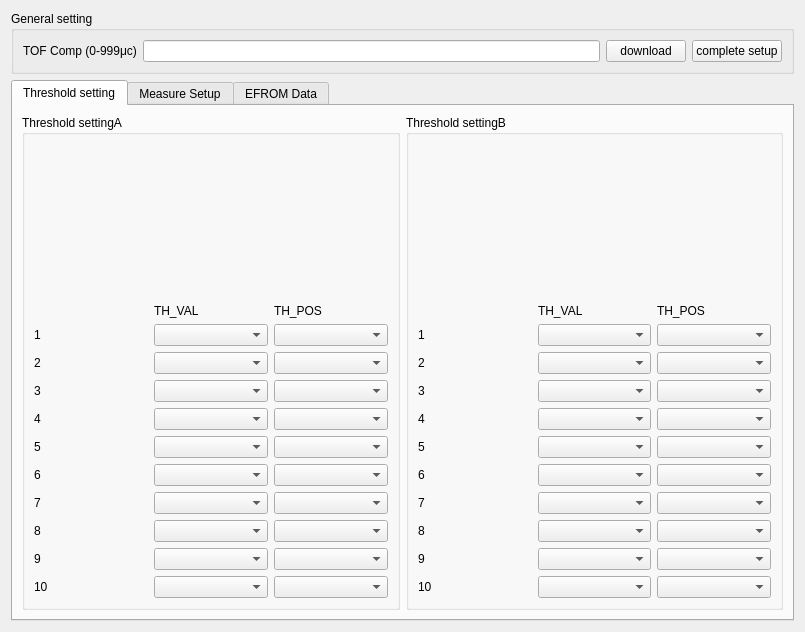
<?xml version="1.0" encoding="UTF-8"?>
<ui version="4.0">
 <class>elmos</class>
 <widget class="QWidget" name="elmos">
  <property name="windowModality">
   <enum>Qt::ApplicationModal</enum>
  </property>
  <property name="geometry">
   <rect>
    <x>0</x>
    <y>0</y>
    <width>805</width>
    <height>632</height>
   </rect>
  </property>
  <property name="windowTitle">
   <string>ELMOS E524:33</string>
  </property>
  <property name="windowIcon">
   <iconset resource="res.qrc">
    <normaloff>:/logo/res/logo.png</normaloff>:/logo/res/logo.png</iconset>
  </property>
  <layout class="QFormLayout" name="formLayout">
   <item row="1" column="0" colspan="2">
    <widget class="QTabWidget" name="tabWidget_2">
     <property name="currentIndex">
      <number>0</number>
     </property>
     <widget class="QWidget" name="tab1_2_1">
      <attribute name="title">
       <string>Threshold setting</string>
      </attribute>
      <layout class="QHBoxLayout" name="horizontalLayout">
       <item>
        <widget class="QGroupBox" name="groupBox_2">
         <property name="title">
          <string>Threshold settingA</string>
         </property>
         <layout class="QGridLayout" name="gridLayout">
          <item row="7" column="2">
           <widget class="QComboBox" name="el_Athpos6"/>
          </item>
          <item row="4" column="0">
           <widget class="QLabel" name="label_32">
            <property name="text">
             <string>3</string>
            </property>
           </widget>
          </item>
          <item row="6" column="2">
           <widget class="QComboBox" name="el_Athpos5"/>
          </item>
          <item row="1" column="1">
           <widget class="QLabel" name="label">
            <property name="maximumSize">
             <size>
              <width>16777215</width>
              <height>50</height>
             </size>
            </property>
            <property name="text">
             <string>TH_VAL</string>
            </property>
           </widget>
          </item>
          <item row="10" column="2">
           <widget class="QComboBox" name="el_Athpos9"/>
          </item>
          <item row="2" column="0">
           <widget class="QLabel" name="label_29">
            <property name="text">
             <string>1</string>
            </property>
           </widget>
          </item>
          <item row="10" column="1">
           <widget class="QComboBox" name="el_Athval9"/>
          </item>
          <item row="9" column="1">
           <widget class="QComboBox" name="el_Athval8"/>
          </item>
          <item row="4" column="1">
           <widget class="QComboBox" name="el_Athval3"/>
          </item>
          <item row="7" column="0">
           <widget class="QLabel" name="label_33">
            <property name="text">
             <string>6</string>
            </property>
           </widget>
          </item>
          <item row="5" column="1">
           <widget class="QComboBox" name="el_Athval4"/>
          </item>
          <item row="3" column="1">
           <widget class="QComboBox" name="el_Athval2"/>
          </item>
          <item row="6" column="0">
           <widget class="QLabel" name="label_28">
            <property name="text">
             <string>5</string>
            </property>
           </widget>
          </item>
          <item row="3" column="2">
           <widget class="QComboBox" name="el_Athpos2"/>
          </item>
          <item row="10" column="0">
           <widget class="QLabel" name="label_36">
            <property name="text">
             <string>9</string>
            </property>
           </widget>
          </item>
          <item row="9" column="0">
           <widget class="QLabel" name="label_35">
            <property name="text">
             <string>8</string>
            </property>
           </widget>
          </item>
          <item row="3" column="0">
           <widget class="QLabel" name="label_30">
            <property name="text">
             <string>2</string>
            </property>
           </widget>
          </item>
          <item row="5" column="2">
           <widget class="QComboBox" name="el_Athpos4"/>
          </item>
          <item row="8" column="1">
           <widget class="QComboBox" name="el_Athval7"/>
          </item>
          <item row="4" column="2">
           <widget class="QComboBox" name="el_Athpos3"/>
          </item>
          <item row="11" column="1">
           <widget class="QComboBox" name="el_Athval10"/>
          </item>
          <item row="9" column="2">
           <widget class="QComboBox" name="el_Athpos8"/>
          </item>
          <item row="7" column="1">
           <widget class="QComboBox" name="el_Athval6"/>
          </item>
          <item row="11" column="0">
           <widget class="QLabel" name="label_37">
            <property name="text">
             <string>10</string>
            </property>
           </widget>
          </item>
          <item row="2" column="2">
           <widget class="QComboBox" name="el_Athpos1"/>
          </item>
          <item row="11" column="2">
           <widget class="QComboBox" name="el_Athpos10"/>
          </item>
          <item row="5" column="0">
           <widget class="QLabel" name="label_31">
            <property name="text">
             <string>4</string>
            </property>
           </widget>
          </item>
          <item row="8" column="0">
           <widget class="QLabel" name="label_34">
            <property name="text">
             <string>7</string>
            </property>
           </widget>
          </item>
          <item row="2" column="1">
           <widget class="QComboBox" name="el_Athval1"/>
          </item>
          <item row="8" column="2">
           <widget class="QComboBox" name="el_Athpos7"/>
          </item>
          <item row="6" column="1">
           <widget class="QComboBox" name="el_Athval5"/>
          </item>
          <item row="1" column="2">
           <widget class="QLabel" name="label_2">
            <property name="text">
             <string>TH_POS</string>
            </property>
           </widget>
          </item>
          <item row="0" column="1">
           <spacer name="verticalSpacer_2">
            <property name="orientation">
             <enum>Qt::Vertical</enum>
            </property>
            <property name="sizeHint" stdset="0">
             <size>
              <width>20</width>
              <height>40</height>
             </size>
            </property>
           </spacer>
          </item>
          <item row="0" column="2">
           <spacer name="verticalSpacer_3">
            <property name="orientation">
             <enum>Qt::Vertical</enum>
            </property>
            <property name="sizeHint" stdset="0">
             <size>
              <width>20</width>
              <height>40</height>
             </size>
            </property>
           </spacer>
          </item>
         </layout>
        </widget>
       </item>
       <item>
        <widget class="QGroupBox" name="gridlayout">
         <property name="title">
          <string>Threshold settingB</string>
         </property>
         <layout class="QGridLayout" name="gridLayout_4">
          <item row="9" column="0">
           <widget class="QLabel" name="label_55">
            <property name="text">
             <string>8</string>
            </property>
           </widget>
          </item>
          <item row="9" column="1">
           <widget class="QComboBox" name="el_Bthval8"/>
          </item>
          <item row="2" column="1">
           <widget class="QComboBox" name="el_Bthval1"/>
          </item>
          <item row="9" column="2">
           <widget class="QComboBox" name="el_Bthpos8"/>
          </item>
          <item row="10" column="0">
           <widget class="QLabel" name="label_56">
            <property name="text">
             <string>9</string>
            </property>
           </widget>
          </item>
          <item row="8" column="2">
           <widget class="QComboBox" name="el_Bthpos7"/>
          </item>
          <item row="3" column="2">
           <widget class="QComboBox" name="el_Bthpos2"/>
          </item>
          <item row="5" column="1">
           <widget class="QComboBox" name="el_Bthval4"/>
          </item>
          <item row="8" column="1">
           <widget class="QComboBox" name="el_Bthval7"/>
          </item>
          <item row="4" column="1">
           <widget class="QComboBox" name="el_Bthval3"/>
          </item>
          <item row="7" column="1">
           <widget class="QComboBox" name="el_Bthval6"/>
          </item>
          <item row="6" column="1">
           <widget class="QComboBox" name="el_Bthval5"/>
          </item>
          <item row="2" column="0">
           <widget class="QLabel" name="label_49">
            <property name="text">
             <string>1</string>
            </property>
           </widget>
          </item>
          <item row="3" column="1">
           <widget class="QComboBox" name="el_Bthval2"/>
          </item>
          <item row="4" column="0">
           <widget class="QLabel" name="label_52">
            <property name="text">
             <string>3</string>
            </property>
           </widget>
          </item>
          <item row="11" column="1">
           <widget class="QComboBox" name="el_Bthval10"/>
          </item>
          <item row="11" column="2">
           <widget class="QComboBox" name="el_Bthpos10"/>
          </item>
          <item row="5" column="2">
           <widget class="QComboBox" name="el_Bthpos4"/>
          </item>
          <item row="1" column="2">
           <widget class="QLabel" name="label_7">
            <property name="text">
             <string>TH_POS</string>
            </property>
           </widget>
          </item>
          <item row="6" column="2">
           <widget class="QComboBox" name="el_Bthpos5"/>
          </item>
          <item row="1" column="1">
           <widget class="QLabel" name="label_5">
            <property name="text">
             <string>TH_VAL</string>
            </property>
           </widget>
          </item>
          <item row="2" column="2">
           <widget class="QComboBox" name="el_Bthpos1"/>
          </item>
          <item row="10" column="2">
           <widget class="QComboBox" name="el_Bthpos9"/>
          </item>
          <item row="6" column="0">
           <widget class="QLabel" name="label_48">
            <property name="text">
             <string>5</string>
            </property>
           </widget>
          </item>
          <item row="5" column="0">
           <widget class="QLabel" name="label_51">
            <property name="text">
             <string>4</string>
            </property>
           </widget>
          </item>
          <item row="4" column="2">
           <widget class="QComboBox" name="el_Bthpos3"/>
          </item>
          <item row="11" column="0">
           <widget class="QLabel" name="label_57">
            <property name="text">
             <string>10</string>
            </property>
           </widget>
          </item>
          <item row="7" column="0">
           <widget class="QLabel" name="label_53">
            <property name="text">
             <string>6</string>
            </property>
           </widget>
          </item>
          <item row="10" column="1">
           <widget class="QComboBox" name="el_Bthval9"/>
          </item>
          <item row="7" column="2">
           <widget class="QComboBox" name="el_Bthpos6"/>
          </item>
          <item row="3" column="0">
           <widget class="QLabel" name="label_50">
            <property name="text">
             <string>2</string>
            </property>
           </widget>
          </item>
          <item row="8" column="0">
           <widget class="QLabel" name="label_54">
            <property name="text">
             <string>7</string>
            </property>
           </widget>
          </item>
          <item row="0" column="1">
           <spacer name="verticalSpacer">
            <property name="orientation">
             <enum>Qt::Vertical</enum>
            </property>
            <property name="sizeHint" stdset="0">
             <size>
              <width>20</width>
              <height>40</height>
             </size>
            </property>
           </spacer>
          </item>
          <item row="0" column="2">
           <spacer name="verticalSpacer_4">
            <property name="orientation">
             <enum>Qt::Vertical</enum>
            </property>
            <property name="sizeHint" stdset="0">
             <size>
              <width>20</width>
              <height>40</height>
             </size>
            </property>
           </spacer>
          </item>
         </layout>
        </widget>
       </item>
      </layout>
     </widget>
     <widget class="QWidget" name="tab1_2_2">
      <attribute name="title">
       <string>Measure Setup</string>
      </attribute>
      <layout class="QHBoxLayout" name="horizontalLayout_3">
       <item>
        <layout class="QHBoxLayout" name="horizontalLayout_2">
         <item>
          <layout class="QVBoxLayout" name="verticalLayout">
           <item>
            <widget class="QGroupBox" name="groupBox_4">
             <property name="title">
              <string>Profile A</string>
             </property>
             <layout class="QGridLayout" name="gridLayout_5">
              <item row="0" column="0">
               <widget class="QLabel" name="label_8">
                <property name="text">
                 <string>NPULSES_A</string>
                </property>
               </widget>
              </item>
              <item row="1" column="0">
               <widget class="QLabel" name="label_12">
                <property name="text">
                 <string>TMEAS_A</string>
                </property>
               </widget>
              </item>
              <item row="2" column="0">
               <widget class="QLabel" name="label_13">
                <property name="text">
                 <string>THSEL_A</string>
                </property>
               </widget>
              </item>
              <item row="0" column="1">
               <widget class="QComboBox" name="el_npulsesa"/>
              </item>
              <item row="2" column="1">
               <widget class="QComboBox" name="el_thsela"/>
              </item>
              <item row="1" column="1">
               <widget class="QComboBox" name="el_tmeasa"/>
              </item>
             </layout>
            </widget>
           </item>
           <item>
            <widget class="QGroupBox" name="groupBox_7">
             <property name="minimumSize">
              <size>
               <width>300</width>
               <height>0</height>
              </size>
             </property>
             <property name="title">
              <string>Profile B</string>
             </property>
             <layout class="QGridLayout" name="gridLayout_8">
              <item row="0" column="0">
               <widget class="QLabel" name="label_14">
                <property name="text">
                 <string>NPULSES_B</string>
                </property>
               </widget>
              </item>
              <item row="0" column="1">
               <widget class="QComboBox" name="el_npulsesb">
                <property name="minimumSize">
                 <size>
                  <width>100</width>
                  <height>0</height>
                 </size>
                </property>
               </widget>
              </item>
              <item row="1" column="0">
               <widget class="QLabel" name="label_58">
                <property name="text">
                 <string>TMEAS_B</string>
                </property>
               </widget>
              </item>
              <item row="1" column="1">
               <widget class="QComboBox" name="el_tmeasb"/>
              </item>
              <item row="2" column="0">
               <widget class="QLabel" name="label_59">
                <property name="text">
                 <string>THSEL_B</string>
                </property>
               </widget>
              </item>
              <item row="2" column="1">
               <widget class="QComboBox" name="el_thselb"/>
              </item>
             </layout>
            </widget>
           </item>
           <item>
            <widget class="QGroupBox" name="groupBox_9">
             <property name="title">
              <string>Profile C</string>
             </property>
             <layout class="QGridLayout" name="gridLayout_9">
              <item row="0" column="0">
               <widget class="QLabel" name="label_63">
                <property name="text">
                 <string>NPULSES_C</string>
                </property>
               </widget>
              </item>
              <item row="0" column="1">
               <widget class="QComboBox" name="el_npulsesc"/>
              </item>
              <item row="1" column="0">
               <widget class="QLabel" name="label_64">
                <property name="text">
                 <string>TMEAS_C</string>
                </property>
               </widget>
              </item>
              <item row="1" column="1">
               <widget class="QComboBox" name="el_tmeasc"/>
              </item>
              <item row="2" column="0">
               <widget class="QLabel" name="label_65">
                <property name="text">
                 <string>THSEL_C</string>
                </property>
               </widget>
              </item>
              <item row="2" column="1">
               <widget class="QComboBox" name="el_thselc"/>
              </item>
             </layout>
            </widget>
           </item>
          </layout>
         </item>
         <item>
          <spacer name="horizontalSpacer_2">
           <property name="orientation">
            <enum>Qt::Horizontal</enum>
           </property>
           <property name="sizeHint" stdset="0">
            <size>
             <width>40</width>
             <height>20</height>
            </size>
           </property>
          </spacer>
         </item>
         <item>
          <layout class="QVBoxLayout" name="verticalLayout_2">
           <item>
            <widget class="QGroupBox" name="groupBox_5">
             <property name="title">
              <string>Sensitivity Timer Control Setup</string>
             </property>
             <layout class="QGridLayout" name="gridLayout_6">
              <item row="3" column="3">
               <widget class="QLineEdit" name="el_stcgain2">
                <property name="text">
                 <string/>
                </property>
               </widget>
              </item>
              <item row="1" column="0">
               <widget class="QLabel" name="label_75">
                <property name="text">
                 <string>0</string>
                </property>
               </widget>
              </item>
              <item row="3" column="1">
               <widget class="QComboBox" name="el_stcpos2"/>
              </item>
              <item row="5" column="3">
               <widget class="QLineEdit" name="el_stcgain4">
                <property name="text">
                 <string/>
                </property>
               </widget>
              </item>
              <item row="1" column="3">
               <widget class="QLineEdit" name="el_stcgain0">
                <property name="text">
                 <string/>
                </property>
               </widget>
              </item>
              <item row="3" column="0">
               <widget class="QLabel" name="label_73">
                <property name="text">
                 <string>2</string>
                </property>
               </widget>
              </item>
              <item row="0" column="3">
               <widget class="QLabel" name="label_70">
                <property name="text">
                 <string>STC_GAIN</string>
                </property>
               </widget>
              </item>
              <item row="2" column="3">
               <widget class="QLineEdit" name="el_stcgain1">
                <property name="text">
                 <string/>
                </property>
               </widget>
              </item>
              <item row="4" column="1">
               <widget class="QComboBox" name="el_stcpos3"/>
              </item>
              <item row="1" column="1">
               <widget class="QComboBox" name="el_stcpos0"/>
              </item>
              <item row="2" column="1">
               <widget class="QComboBox" name="el_stcpos1"/>
              </item>
              <item row="5" column="1">
               <widget class="QComboBox" name="el_stcpos4"/>
              </item>
              <item row="4" column="3">
               <widget class="QLineEdit" name="el_stcgain3">
                <property name="text">
                 <string/>
                </property>
               </widget>
              </item>
              <item row="5" column="0">
               <widget class="QLabel" name="label_76">
                <property name="text">
                 <string>4</string>
                </property>
               </widget>
              </item>
              <item row="0" column="1">
               <widget class="QLabel" name="label_69">
                <property name="minimumSize">
                 <size>
                  <width>200</width>
                  <height>0</height>
                 </size>
                </property>
                <property name="text">
                 <string>STC_POS  n(μs)</string>
                </property>
               </widget>
              </item>
              <item row="4" column="0">
               <widget class="QLabel" name="label_72">
                <property name="text">
                 <string>3</string>
                </property>
               </widget>
              </item>
              <item row="2" column="0">
               <widget class="QLabel" name="label_71">
                <property name="text">
                 <string>1</string>
                </property>
               </widget>
              </item>
              <item row="0" column="2">
               <spacer name="horizontalSpacer">
                <property name="orientation">
                 <enum>Qt::Horizontal</enum>
                </property>
                <property name="sizeHint" stdset="0">
                 <size>
                  <width>40</width>
                  <height>20</height>
                 </size>
                </property>
               </spacer>
              </item>
             </layout>
            </widget>
           </item>
           <item>
            <widget class="QGroupBox" name="groupBox_6">
             <property name="title">
              <string>Measurement Setup</string>
             </property>
             <layout class="QGridLayout" name="gridLayout_7">
              <item row="0" column="0">
               <widget class="QLabel" name="label_74">
                <property name="text">
                 <string>ECHO_DEB</string>
                </property>
               </widget>
              </item>
              <item row="0" column="1">
               <widget class="QLineEdit" name="el_echodeb">
                <property name="text">
                 <string/>
                </property>
               </widget>
              </item>
              <item row="0" column="2">
               <widget class="QLabel" name="label_89">
                <property name="text">
                 <string>ATG_CFG</string>
                </property>
               </widget>
              </item>
              <item row="0" column="3">
               <widget class="QLineEdit" name="el_atgcfg">
                <property name="text">
                 <string/>
                </property>
               </widget>
              </item>
              <item row="1" column="0">
               <widget class="QLabel" name="label_77">
                <property name="text">
                 <string>RT_CFG</string>
                </property>
               </widget>
              </item>
              <item row="1" column="1">
               <widget class="QLineEdit" name="el_rtcfg">
                <property name="text">
                 <string/>
                </property>
               </widget>
              </item>
              <item row="1" column="2">
               <widget class="QLabel" name="label_83">
                <property name="text">
                 <string>ATG_TAU</string>
                </property>
               </widget>
              </item>
              <item row="1" column="3">
               <widget class="QLineEdit" name="el_atgtau">
                <property name="text">
                 <string/>
                </property>
               </widget>
              </item>
              <item row="2" column="0">
               <widget class="QLabel" name="label_78">
                <property name="text">
                 <string>NFTG</string>
                </property>
               </widget>
              </item>
              <item row="2" column="1">
               <widget class="QLineEdit" name="el_nftg">
                <property name="text">
                 <string/>
                </property>
               </widget>
              </item>
              <item row="2" column="2">
               <widget class="QLabel" name="label_84">
                <property name="text">
                 <string>ATG_ALPHA</string>
                </property>
               </widget>
              </item>
              <item row="2" column="3">
               <widget class="QLineEdit" name="el_atgalpha">
                <property name="text">
                 <string/>
                </property>
               </widget>
              </item>
              <item row="3" column="0">
               <widget class="QLabel" name="label_79">
                <property name="text">
                 <string>FTC</string>
                </property>
               </widget>
              </item>
              <item row="3" column="1">
               <widget class="QLineEdit" name="el_ftc">
                <property name="text">
                 <string/>
                </property>
               </widget>
              </item>
              <item row="3" column="2">
               <widget class="QLabel" name="label_85">
                <property name="text">
                 <string>NSUPP_CFG</string>
                </property>
               </widget>
              </item>
              <item row="3" column="3">
               <widget class="QLineEdit" name="el_nsuppcfg">
                <property name="text">
                 <string/>
                </property>
               </widget>
              </item>
              <item row="4" column="0">
               <widget class="QLabel" name="label_80">
                <property name="text">
                 <string>EPD</string>
                </property>
               </widget>
              </item>
              <item row="4" column="1">
               <widget class="QLineEdit" name="el_epd">
                <property name="text">
                 <string/>
                </property>
               </widget>
              </item>
              <item row="4" column="2">
               <widget class="QLabel" name="label_86">
                <property name="text">
                 <string>NOISE_CFG</string>
                </property>
               </widget>
              </item>
              <item row="4" column="3">
               <widget class="QLineEdit" name="el_noisecfg">
                <property name="text">
                 <string/>
                </property>
               </widget>
              </item>
              <item row="5" column="0">
               <widget class="QLabel" name="label_81">
                <property name="text">
                 <string>APD</string>
                </property>
               </widget>
              </item>
              <item row="5" column="1">
               <widget class="QLineEdit" name="el_apd">
                <property name="text">
                 <string/>
                </property>
               </widget>
              </item>
              <item row="5" column="2">
               <widget class="QLabel" name="label_87">
                <property name="text">
                 <string>SCALE_REC</string>
                </property>
               </widget>
              </item>
              <item row="5" column="3">
               <widget class="QLineEdit" name="el_scalerec">
                <property name="text">
                 <string/>
                </property>
               </widget>
              </item>
              <item row="6" column="0">
               <widget class="QLabel" name="label_82">
                <property name="text">
                 <string>FILTER_CFG</string>
                </property>
               </widget>
              </item>
              <item row="6" column="1">
               <widget class="QLineEdit" name="el_filtercfg">
                <property name="text">
                 <string/>
                </property>
               </widget>
              </item>
              <item row="6" column="2">
               <widget class="QLabel" name="label_88">
                <property name="text">
                 <string>STATUS_CFG</string>
                </property>
               </widget>
              </item>
              <item row="6" column="3">
               <widget class="QLineEdit" name="el_statuscfg">
                <property name="text">
                 <string/>
                </property>
               </widget>
              </item>
             </layout>
            </widget>
           </item>
          </layout>
         </item>
        </layout>
       </item>
      </layout>
     </widget>
     <widget class="QWidget" name="tab1_2_3">
      <attribute name="title">
       <string>EFROM Data</string>
      </attribute>
      <layout class="QGridLayout" name="gridLayout_10">
       <item row="0" column="0">
        <layout class="QHBoxLayout" name="horizontalLayout_4">
         <item>
          <layout class="QGridLayout" name="gridLayout_2">
           <item row="1" column="0">
            <widget class="QLabel" name="label_91">
             <property name="text">
              <string>S_DAMP</string>
             </property>
            </widget>
           </item>
           <item row="3" column="0">
            <widget class="QLabel" name="label_93">
             <property name="text">
              <string>V_DRV</string>
             </property>
            </widget>
           </item>
           <item row="5" column="0">
            <widget class="QLabel" name="label_95">
             <property name="text">
              <string>G_DIG</string>
             </property>
            </widget>
           </item>
           <item row="5" column="1">
            <widget class="QLineEdit" name="el_gdig">
             <property name="text">
              <string/>
             </property>
            </widget>
           </item>
           <item row="2" column="0">
            <widget class="QLabel" name="label_92">
             <property name="text">
              <string>F_DR(0...256)</string>
             </property>
            </widget>
           </item>
           <item row="3" column="1">
            <widget class="QLineEdit" name="el_vdrv">
             <property name="text">
              <string/>
             </property>
            </widget>
           </item>
           <item row="0" column="1">
            <widget class="QLineEdit" name="el_customer">
             <property name="text">
              <string/>
             </property>
            </widget>
           </item>
           <item row="4" column="0">
            <widget class="QLabel" name="label_94">
             <property name="text">
              <string>G_ANA</string>
             </property>
            </widget>
           </item>
           <item row="4" column="1">
            <widget class="QLineEdit" name="el_gana">
             <property name="text">
              <string/>
             </property>
            </widget>
           </item>
           <item row="1" column="1">
            <widget class="QComboBox" name="el_sdamp"/>
           </item>
           <item row="2" column="1">
            <widget class="QLineEdit" name="el_fdr">
             <property name="text">
              <string/>
             </property>
            </widget>
           </item>
           <item row="0" column="0">
            <widget class="QLabel" name="label_90">
             <property name="text">
              <string>CUSTOMER</string>
             </property>
            </widget>
           </item>
          </layout>
         </item>
         <item>
          <layout class="QGridLayout" name="gridLayout_3">
           <item row="3" column="0">
            <widget class="QLabel" name="label_99">
             <property name="text">
              <string>OSC_TRIM</string>
             </property>
            </widget>
           </item>
           <item row="4" column="1">
            <widget class="QComboBox" name="el_tsenstrim"/>
           </item>
           <item row="3" column="1">
            <widget class="QLineEdit" name="el_osctrim">
             <property name="text">
              <string/>
             </property>
            </widget>
           </item>
           <item row="1" column="0">
            <widget class="QLabel" name="label_97">
             <property name="text">
              <string>NFD_THRES</string>
             </property>
            </widget>
           </item>
           <item row="4" column="0">
            <widget class="QLabel" name="label_3">
             <property name="text">
              <string>TSENS_Trim
(℃)</string>
             </property>
            </widget>
           </item>
           <item row="0" column="0">
            <widget class="QLabel" name="label_96">
             <property name="text">
              <string>NFD_TOFF</string>
             </property>
            </widget>
           </item>
           <item row="1" column="1">
            <widget class="QLineEdit" name="el_nfdthres">
             <property name="text">
              <string/>
             </property>
            </widget>
           </item>
           <item row="0" column="1">
            <widget class="QLineEdit" name="el_nfdtoff">
             <property name="text">
              <string/>
             </property>
            </widget>
           </item>
           <item row="2" column="0">
            <widget class="QLabel" name="label_98">
             <property name="text">
              <string>NFD_WIN</string>
             </property>
            </widget>
           </item>
           <item row="2" column="1">
            <widget class="QLineEdit" name="el_nfdwin">
             <property name="text">
              <string/>
             </property>
            </widget>
           </item>
          </layout>
         </item>
        </layout>
       </item>
       <item row="0" column="2">
        <layout class="QFormLayout" name="formLayout_2">
         <item row="0" column="1">
          <widget class="QComboBox" name="el_command">
           <property name="minimumSize">
            <size>
             <width>50</width>
             <height>0</height>
            </size>
           </property>
           <item>
            <property name="text">
             <string>Read ID</string>
            </property>
           </item>
           <item>
            <property name="text">
             <string>Read Temp</string>
            </property>
           </item>
           <item>
            <property name="text">
             <string>Read NFD</string>
            </property>
           </item>
           <item>
            <property name="text">
             <string>Read Status</string>
            </property>
           </item>
           <item>
            <property name="text">
             <string>Wake Up</string>
            </property>
           </item>
           <item>
            <property name="text">
             <string>Cal Pulses</string>
            </property>
           </item>
           <item>
            <property name="text">
             <string>Standy</string>
            </property>
           </item>
          </widget>
         </item>
         <item row="1" column="0">
          <widget class="QLabel" name="label_4">
           <property name="text">
            <string>Result display:</string>
           </property>
          </widget>
         </item>
         <item row="1" column="1">
          <widget class="QTextEdit" name="el_resultdisplay"/>
         </item>
         <item row="0" column="0">
          <widget class="QPushButton" name="el_active">
           <property name="text">
            <string>Active</string>
           </property>
          </widget>
         </item>
        </layout>
       </item>
      </layout>
     </widget>
    </widget>
   </item>
   <item row="0" column="0" colspan="2">
    <widget class="QGroupBox" name="groupBox">
     <property name="title">
      <string>General setting</string>
     </property>
     <layout class="QVBoxLayout" name="verticalLayout_3">
      <item>
       <layout class="QHBoxLayout" name="horizontalLayout_5">
        <item>
         <widget class="QLabel" name="label_6">
          <property name="text">
           <string>TOF Comp (0-999μc)</string>
          </property>
         </widget>
        </item>
        <item>
         <widget class="QLineEdit" name="el_tofcomp">
          <property name="text">
           <string/>
          </property>
         </widget>
        </item>
        <item>
         <widget class="QPushButton" name="download_elmos_settings">
          <property name="text">
           <string>download</string>
          </property>
         </widget>
        </item>
        <item>
         <widget class="QPushButton" name="el_completesetup">
          <property name="text">
           <string>complete setup</string>
          </property>
         </widget>
        </item>
       </layout>
      </item>
     </layout>
    </widget>
   </item>
  </layout>
 </widget>
 <resources>
  <include location="res.qrc"/>
 </resources>
 <connections/>
</ui>
